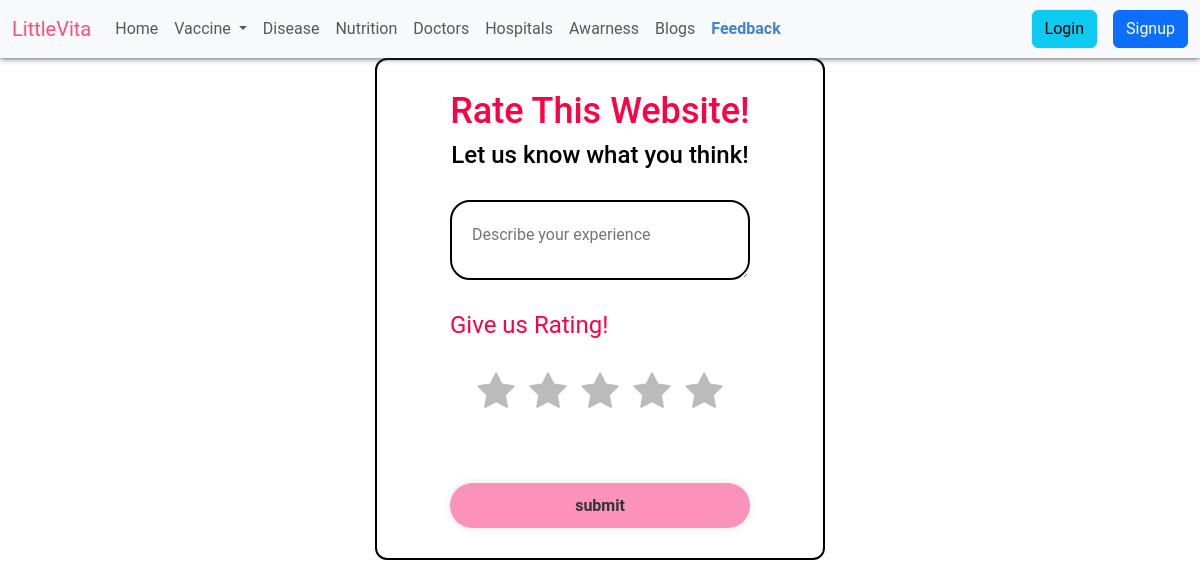
/contact/, run on an earlier commit of the app's database.
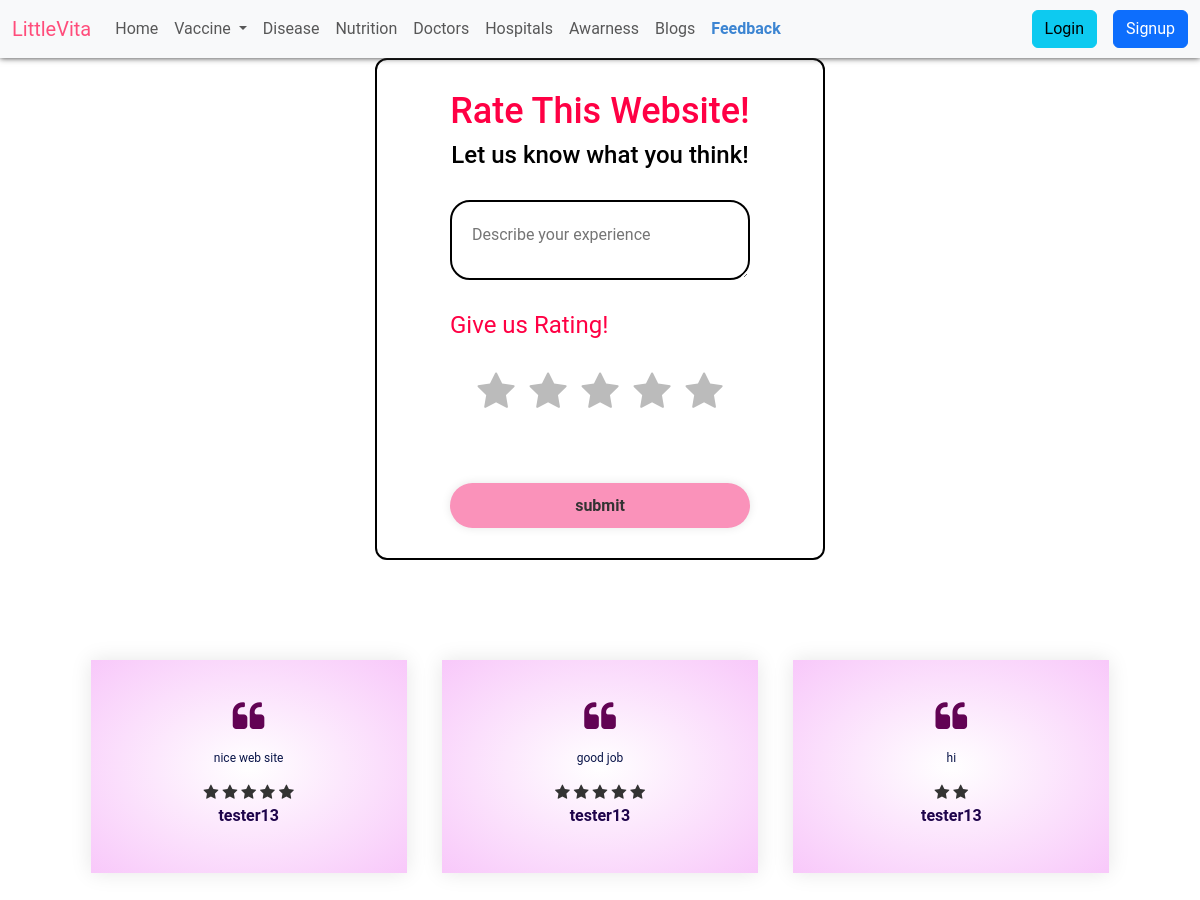
And on a later commit of the database.
### Base/models.py (models this page shows, shortened)
class Review(models.Model):
    user = models.ForeignKey(User, on_delete=models.CASCADE)
    review = models.TextField()
    rating = models.IntegerField(validators=[MinValueValidator(1), MaxValueValidator(5)])
    created_at = models.DateTimeField(auto_now_add=True)

### Base/views.py (the view)
# urls.py: path('contact/', views.feedback, name='feedback'),
def feedback(request):
    context={}
    context['activeFeedback']='activate'
    if request.method == 'POST':
        if not request.user.is_authenticated:
            messages.error(request, 'You are not logged in')
            return redirect('login')
        else:
            message = request.POST.get('message')
            ratings = int(request.POST.get('rate'))
            user_rating = Review.objects.create(user=request.user, rating=ratings, review=message)
            user_rating.save()
            messages.success(request, 'Feedback submitted successfully')
            return redirect('feedback')
    else:
        reviews = Review.objects.all()
        context['reviews'] = reviews
        return render(request, 'Base/feedback.html', context)

### Base/templates/Base/feedback.html (shortened to what this page needs)
{% extends "Base/base.html" %}
{% load static %}
{% block css %}
<link rel="stylesheet" href={% static "Base/css/feedback.css" %}>
<link href='https://unpkg.com/boxicons@2.1.4/css/boxicons.min.css' rel='stylesheet'>
<link rel="stylesheet" href="https://cdnjs.cloudflare.com/ajax/libs/font-awesome/4.7.0/css/font-awesome.min.css">
{% endblock css %}
{% block body %}
<div class="col">
    <div class="row-1">
        <div class="container">
            <div class="wrapper">
                <form action="" method='post'> {% csrf_token %}
                    <h3>Rate This Website!</h3>
                    <h4>Let us know what you think!</h4>
                    <div class="input-box">
                        <textarea id="Message" rows="4" name="message" placeholder="Describe your experience" required></textarea>
                    </div>
                    <br>
                    <legend>Give us Rating!</legend>
                    <div class="rating-box">
                        <div class="star-widget">
                            <label for="rate-5" class="fa fa-star"></label>
                            <label for="rate-4" class="fa fa-star"></label>
                            <label for="rate-3" class="fa fa-star"></label>
                            <label for="rate-2" class="fa fa-star"></label>
                            <label for="rate-1" class="fa fa-star"></label>
                        </div>
                    </div>
                    <br>
                    <br>
                    <button type="submit" class="btn">submit</button>
                </form>
            </div>
        </div>
    </div>
    <div class="row-2">
        <div class="testimonial">
            <div class="small-container">
                <div class="row review-container">
                    {% for review  in reviews %}
                    <div class="col-3">
                        <i class="fa fa-quote-left"></i>
                        <p>{{review.review}}</p>
                        <div class="rating">
                            {% if review.rating is 5 %}
                            <i class="fa fa-star"></i>
                            <i class="fa fa-star"></i>
                            <i class="fa fa-star"></i>
                            <i class="fa fa-star"></i>
                            <i class="fa fa-star"></i>
                            {% elif review.rating is 4 %}
                            <i class="fa fa-star"></i>
                            <i class="fa fa-star"></i>
                            <i class="fa fa-star"></i>
                            <i class="fa fa-star"></i>
                            {% elif review.rating is 3 %}
                            <i class="fa fa-star"></i>
                            <i class="fa fa-star"></i>
                            <i class="fa fa-star"></i>
                            {% elif review.rating is 2 %}
                            <i class="fa fa-star"></i>
                            <i class="fa fa-star"></i>
                            {% elif review.rating is 1 %}
                            <i class="fa fa-star"></i>
                            {% endif %}
                        </div>
                        <h3>{{review.user}}</h3>
                    </div>
                    {% endfor %}
                </div>
            </div>
        </div>
    </div>
</div>
{% endblock body %}

### Base/templates/Base/base.html (shortened to what this page needs)
{% load static %}
<!DOCTYPE html>
<html lang="en">
<head>
  <link href="https://cdn.jsdelivr.net/npm/bootstrap@5.3.3/dist/css/bootstrap.min.css" rel="stylesheet"
 />
  <link rel="stylesheet" href="https://cdnjs.cloudflare.com/ajax/libs/OwlCarousel2/2.3.4/assets/owl.carousel.min.css" />
  <link rel="stylesheet" href="https://cdnjs.cloudflare.com/ajax/libs/OwlCarousel2/2.3.4/assets/owl.theme.default.min.css" />
  <link href='https://unpkg.com/boxicons@2.1.4/css/boxicons.min.css' rel='stylesheet'>
  <link rel="stylesheet" href={% static "Base/css/style.css" %} />
  {% block css %}
  {% endblock css %}
</head>
<body>
  <nav class="navbar navbar-expand-lg bg-body-tertiary">
  <div class="container-fluid">
    <a class="navbar-brand" href={% url "home" %} style="color: #FF4D7B;">LittleVita</a>
    <div class="collapse navbar-collapse" id="navbarSupportedContent">
      <ul class="navbar-nav me-auto mb-2 mb-lg-0" >
        <li class="nav-item">
          <a class="nav-link {{activeHome}} " aria-current="page" href={% url "home" %}>Home</a>
        </li>
        <li class="nav-item dropdown">
          <a class="nav-link dropdown-toggle {{activeVaccine}}" href="#" role="button" data-bs-toggle="dropdown" aria-expanded="false">
            Vaccine
          </a>
        </li>
        <li class="nav-item">
          <a class="nav-link {{activeDisease}}" href={% url "disease" %}>Disease</a>
        </li>
        <li class="nav-item">
          <a class="nav-link {{activeNutrition}}" href={% url "nutrition" %}>Nutrition</a>
        </li>
        <li class="nav-item">
          <a class="nav-link {{activeDoctors}}" href={% url "doctors" %}>Doctors</a>
        </li>
        <li class="nav-item">
          <a class="nav-link {{activeHospital}}" href={% url "hospital" %}>Hospitals</a>
        </li>
        <li class="nav-item">
          <a class="nav-link {{activeAwarness}}" href={% url "awarness" %}>Awarness</a>
        </li>
        <li class="nav-item">
          <a class="nav-link {{activeBlog}}" href={% url "blog" %}>Blogs</a>
        </li>
        <li class="nav-item">
          <a class="nav-link {{activeFeedback}}"  href={% url "feedback" %}>Feedback</a>
        </li>
      </ul>
      {% if request.user.is_authenticated %}
      <div class="d-grid gap-2 d-md-flex justify-content-md-end">
        <a href={% url "logout" %} class="btn btn-danger me-md-2" role="button">Logout</a>
      </div>
      {% else %}
      <div class="d-grid gap-2 d-md-flex justify-content-md-end">
        <a href={% url "login" %} class="btn btn-info me-md-2" role="button">Login</a>
        <a href={% url "signup" %} class="btn btn-primary" role="button">Signup</a>
      </div>
      {% endif %}
    </div>
  </div>
</nav>
  {% block body %}
  {% endblock body %}
</body>
</html>

### Base/static/Base/css/style.css (style rules this page uses)
body { font-family: 'Roboto', sans-serif; font-size: 16px; line-height: 1.6; margin: 0; padding: 0; color: #333; }
.navbar { position: sticky; top: 0; width: 100%; transition: top 0.3s; z-index: 1000; box-shadow: #333 0px 0px 6px; }
a.activate { color: #3c85d2 !important; font-weight: bold; }

### Base/static/Base/css/feedback.css (style rules this page uses)
.container { display: flex; align-items: center; justify-content: center; }
.wrapper { width: 450px; display: flex; align-items: center; justify-content: center; border: 2px solid black; color: #FF0044; border-radius: 12px; padding: 30px 40px; }
.wrapper h3 { font-size: 36px; text-align: center; }
.wrapper h4 { color: black; text-align: center; }
.wrapper .input-box { position: relative; width: 100%; height: 50px; margin: 30px 0; }
.input-box #Message { width: 100%; height: 5rem; border: 2px solid black; border-radius: 20px; font-size: 16px; color: black; padding: 20px 45px 20px 20px; }
.wrapper .btn { width: 100%; height: 45px; background: #FA92BA ; border: none; outline: none; border-radius: 40px; box-shadow: 0 0 10px rgba(0, 0, 0, .1); cursor: pointer; font-size: 16px; color: #333; font-weight: 600; }
.rating-box .star-widget { display: flex; flex-direction: row-reverse; padding: 20px; cursor: default; margin: auto; justify-content:space-around; width: 300px; }
.star-widget label { color: #bbb; font-size: 40px; padding: 0; cursor: pointer; -webkit-transition: all 0.3s ease-in-out; transition: all 0.3s ease-in-out; }
.container { max-width: 1300px; margin: auto; padding-left: 25px; padding-right: 25px; }
.row { display: flex; align-items: center; flex-wrap: wrap; justify-content: space-around; }
.col-3 { flex-basis: 30%; min-width: 250px; margin-bottom: 30px; transition: 500ms linear; }
.small-container { max-width: 1080px; margin: auto; padding-left: 25px; padding-right: 25px; }
.testimonial { padding-top: 100px; }
.testimonial .col-3 { text-align: center; padding: 40px 20px; box-shadow: 0 0 20px 0px rgba(0, 0, 0, 0.1); cursor: pointer; transition: transform 0.5s; background: radial-gradient(#fff, #F8C8FA); }
.fa.fa-quote-left { font-size: 34px; color: #620354; }
.col-3 p { font-size: 12px; margin: 12px 0; color: #091449; }
.testimonial .col-3 h3 { font-weight: 600; color: #1E044B; font-size: 16px; }

What changed in the data, as far as the page shows it:
added Review: review "nice web site", rating 5 (drawn), user "tester13"
added Review: review "good job", rating 5 (drawn), user "tester13"
added Review: review "hi", rating 2 (drawn), user "tester13"
